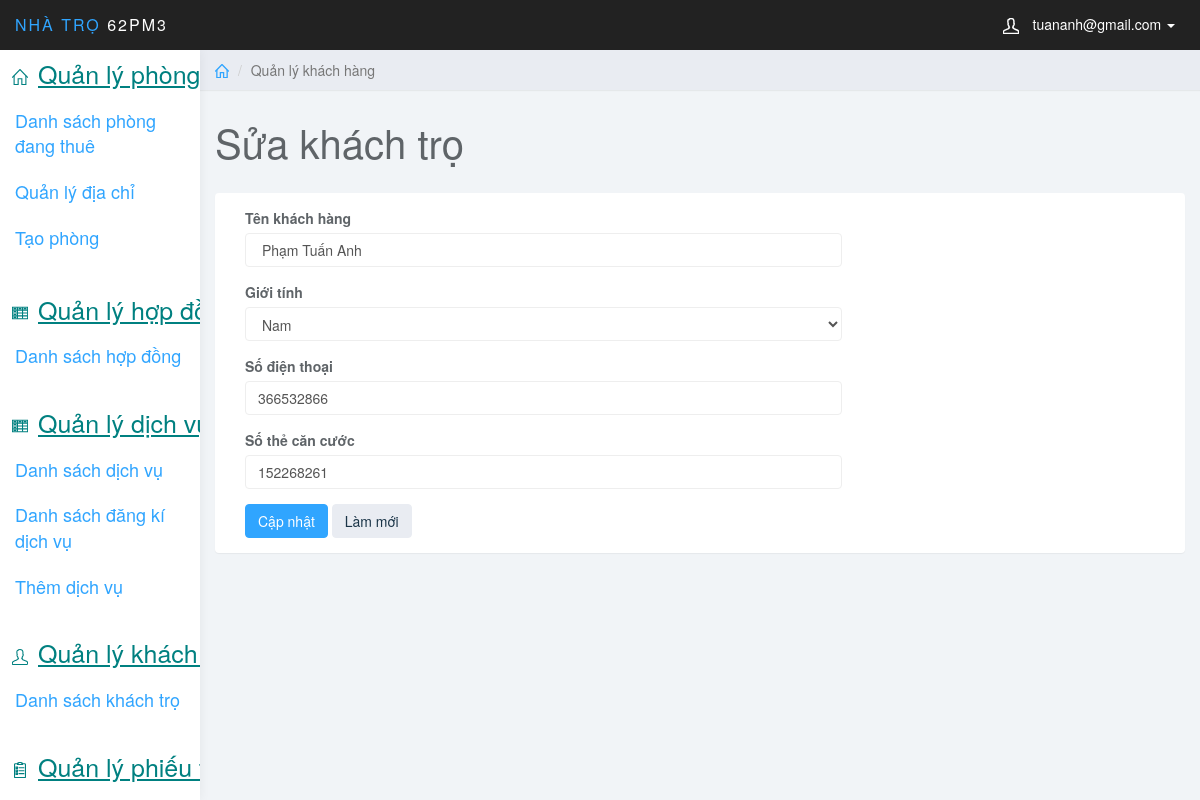
/index.php?page_layout=edit_khach&MaKhachHang=KH00 (signed in), run on the app's committed database.
### tables this page shows
CREATE TABLE `khachhang` (
  `MaKhachHang` varchar(10) NOT NULL,
  `Ten` varchar(40) NOT NULL,
  `GioiTinh` varchar(5) DEFAULT NULL,
  `SDT` int(10) NOT NULL,
  `CMND` int(10) NOT NULL,
  `Trangthaitro` int(1) NOT NULL DEFAULT 1
);

### QL_KTro/edit_khach.php (the view, shortened to what this page needs)
<?php
    $makh=$_GET['MaKhachHang'];
    $sql= "SELECT * FROM khachhang
    WHERE MaKhachHang='$makh'";
    $query=mysqli_query($conn, $sql);
    $row=mysqli_fetch_array($query);
?>
<div class="col-sm-9 col-sm-offset-3 col-lg-10 col-lg-offset-2 main">
        <div class="row">
            <ol class="breadcrumb">
                <li><a href="#"><svg class="glyph stroked home"><use xlink:href="#stroked-home"></use></svg></a></li>
                <li class="active">Quản lý khách hàng</li>
            </ol>
        </div>
        <div class="row">
            <div class="col-lg-12">
                <h1 class="page-header"> Sửa khách trọ</h1>
            </div>
        </div>
        <div class="row">
            <div class="col-lg-12">
                <div class="panel panel-default">
                    <div class="panel-body">
                        <div class="col-md-8">
                            <form role="form" method="post">
                            <div class="form-group">
                                <label>Tên khách hàng </label>
                                <input name="Ten" required type="text" value="<?php echo $row['Ten'] ?>" class="form-control">
                            </div>
                            <div class="form-group">
                                <label>Giới tính</label>
                                <select name="GioiTinh" class="form-control">
                                        <option value=1  <?php if($row['GioiTinh'] == 1){echo 'selected';}?> >Nam</option>
                                    </select>
                            </div>
                            <div class="form-group">
                                <label>Số điện thoại</label>
                                <input name="SDT" required type="text" value="<?php echo $row['SDT'] ?>" class="form-control">
                            </div>
                            <div class="form-group">
                                <label>Số thẻ căn cước</label>
                                <input name="CMND" required type="text" value="<?php echo $row['CMND'] ?>" class="form-control">
                            </div>
                                <button type="submit" name="sbm" class="btn btn-primary">Cập nhật</button>
                                <button type="reset" class="btn btn-default">Làm mới</button>
                            </div>
                    </div>
                </div>
            </div>
        </div>
    </div>

### design/css/styles.css (style rules this page uses)
body { background: #f1f4f7; padding-top: 50px; color: #5f6468; }
a, a:hover, a:focus { color: #30a5ff; }
h1, h2, h3, h4, h5, h6 { color: #5f6468; }
h1 { font-weight: 300; font-size: 40px; }
.form-control { border: 1px solid #eee; box-shadow: none; }
.btn-default, .btn-default:hover, .btn-default:focus, .btn-default:active, .btn-default.active, .open > .dropdown-toggle.btn-default, .btn-default.disabled, .btn-default[disabled], fieldset[disabled] .btn-default, .btn-default.disabled:hover, .btn-default[disabled]:hover, fieldset[disabled] .btn-default:hover, .btn-default.disabled:focus, .btn-default[disabled]:focus, fieldset[disabled] .btn-default:focus, .btn-default.disabled:active, .btn-default[disabled]:active, fieldset[disabled] .btn-default:active, .btn-default.disabled.active, .btn-default[disabled].active, fieldset[disabled] .btn-default.active { background-color: #e9ecf2; border-color: #e9ecf2; color: #1b3548; }
.btn-primary, .btn-primary:hover, .btn-primary:focus, .btn-primary:active, .btn-primary.active, .open > .dropdown-toggle.btn-primary, .btn-primary.disabled, .btn-primary[disabled], fieldset[disabled] .btn-primary, .btn-primary.disabled:hover, .btn-primary[disabled]:hover, fieldset[disabled] .btn-primary:hover, .btn-primary.disabled:focus, .btn-primary[disabled]:focus, fieldset[disabled] .btn-primary:focus, .btn-primary.disabled:active, .btn-primary[disabled]:active, fieldset[disabled] .btn-primary:active, .btn-primary.disabled.active, .btn-primary[disabled].active, fieldset[disabled] .btn-primary.active { background-color: #30a5ff; border-color: #30a5ff; }
.panel { border: 0; }
.breadcrumb { border-radius: 0; padding: 10px 15px; background: #e9ecf2; box-shadow: 0 1px 1px rgba(0, 0, 0, .05); margin: 0 ; }
h1.page-header { margin-top: 30px; border-bottom: 0; }
.breadcrumb .glyph { height: 14px; width: 14px; margin: -2px 0 0 0; stroke-width: 4px; }

### data on the page
khachhang: Ten "Phạm Tuấn Anh", SDT "366532866", CMND "152268261"

### other printed values
$_SESSION['mail'] "tuananh@gmail.com"
